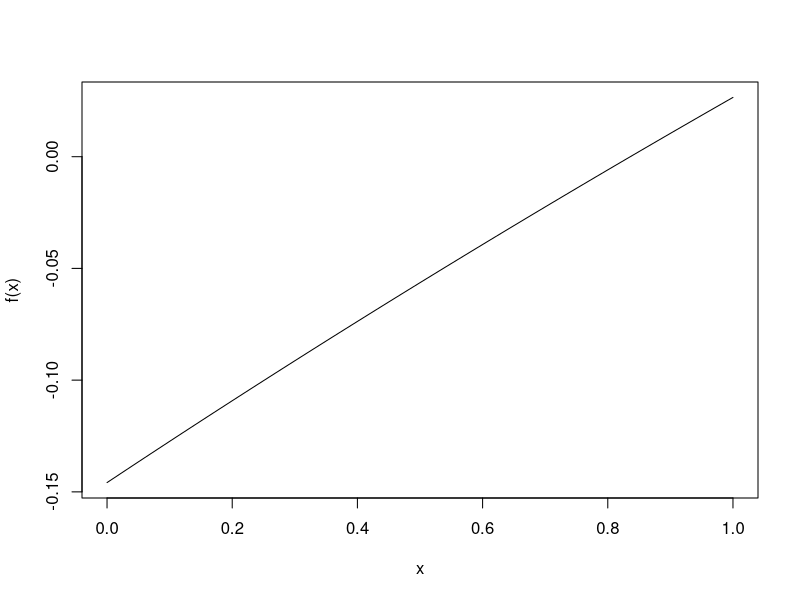

Recreate this plot in R.
## ---- chunk 1
T <- 500
V <- 360
# Values @ 500 K
c_p_CO2 <- 1.014e3
c_v_CO2 <- 0.825e3
c_p_N2 <- 1.056e3
c_v_N2 <- 0.759e3
## ---- chunk 2
f <- function(x) {
  c_p <-  x*c_p_CO2 + (1-x)*c_p_N2
  c_v <-  x*c_v_CO2 + (1-x)*c_v_N2
  
  V^2/(c_p*T) - (c_p - c_v)/c_v
}
## ---- chunk 3
curve(f,from=0,to=1)
## ---- chunk 4
x_CO2 <- uniroot(f,c(0,1))
print(x_CO2)
